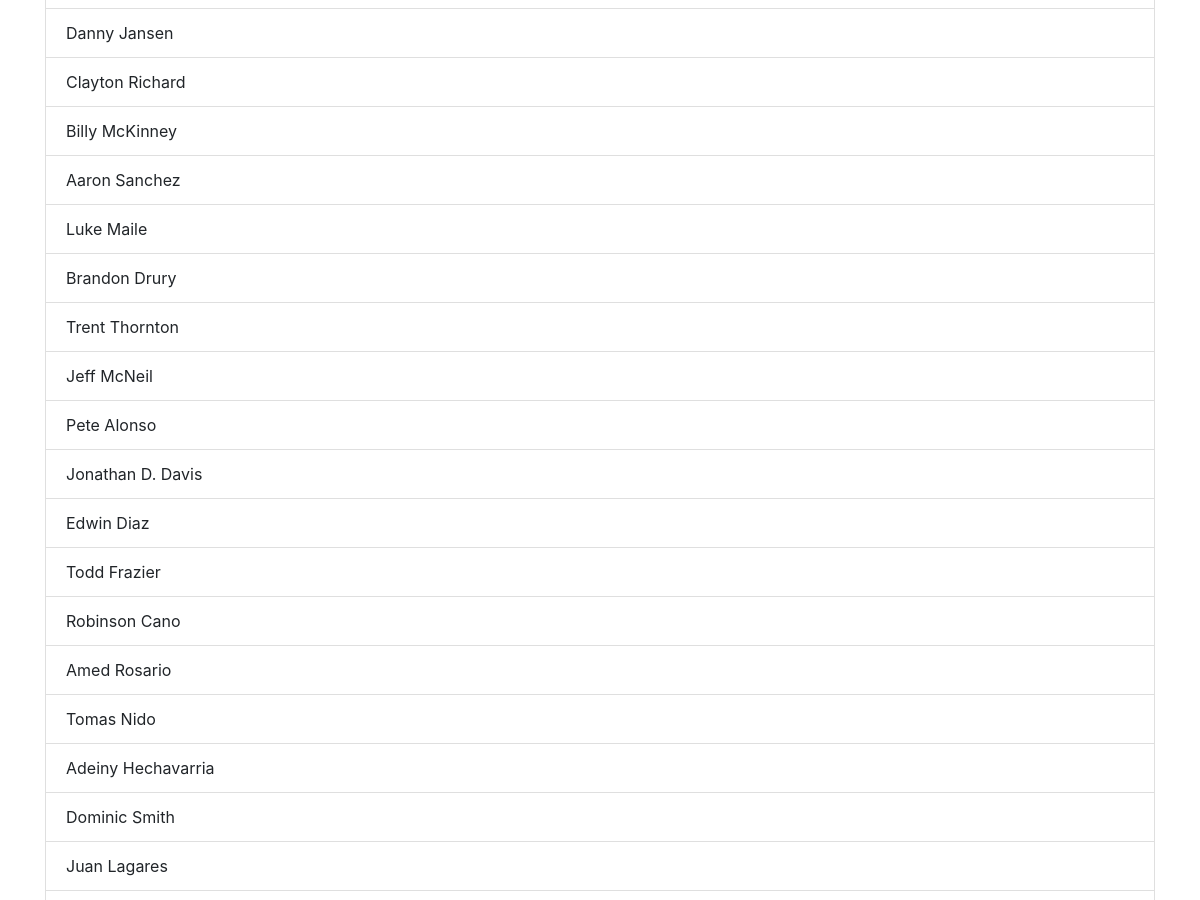
Page /players/ (signed in, middle part) on the earlier database version.
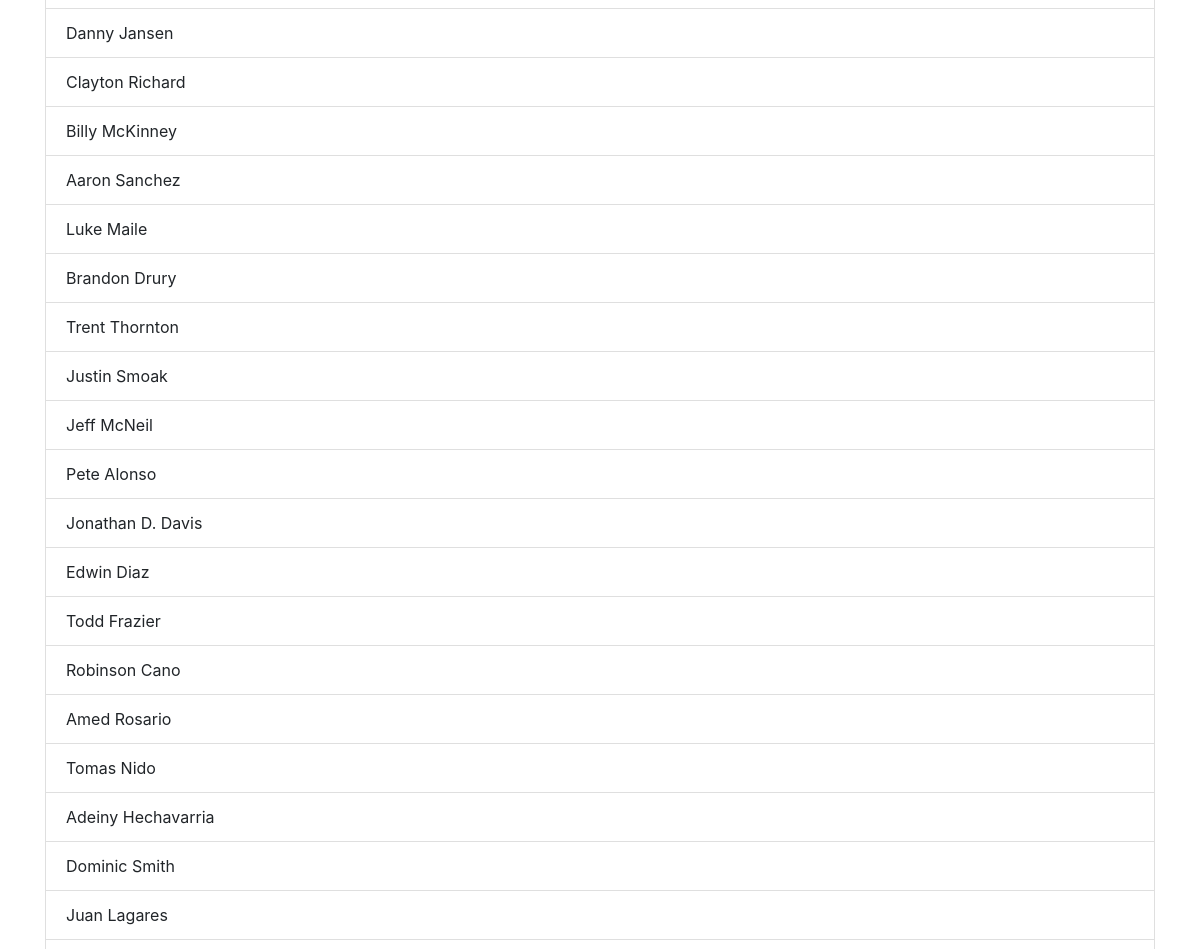
Same page on the later database version.
### lineup_app/models.py (models this page shows)
class Player(models.Model):
    name = models.CharField(max_length=100)
    num = models.PositiveSmallIntegerField()
    team = models.ForeignKey(Team, on_delete=models.CASCADE)
    owner = models.ForeignKey(User, on_delete=models.CASCADE)
    def __str__(self):
        return  self.name

### lineup_app/views.py (the view)
# urls.py: path('players/', views.view_players),
@login_required
def view_players(request):
    players = Player.objects.filter(owner=request.user).order_by('team').all()
    context = {'players': players}
    return render(request, 'lineup_app/view_players.html', context)

### lineup_app/templates/lineup_app/view_players.html (shortened to what this page needs)
{% extends 'lineup_app/header.html' %}
{% load static %}
{% block content %}
<ul class='list-group'>
    {% for player in players %}
    <li class='list-group-item'> {{ player }}</li>
    {% endfor %}
</ul>
{% endblock %}

Differences in the rows shown:
added Player: name "Justin Smoak"
